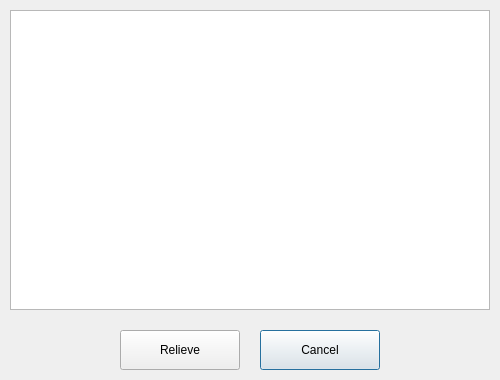
<?xml version="1.0" encoding="UTF-8"?>
<ui version="4.0">
 <class>FaultDialog</class>
 <widget class="QDialog" name="FaultDialog">
  <property name="geometry">
   <rect>
    <x>0</x>
    <y>0</y>
    <width>500</width>
    <height>380</height>
   </rect>
  </property>
  <property name="windowTitle">
   <string>FaultDialog</string>
  </property>
  <widget class="QPushButton" name="pbCancel">
   <property name="geometry">
    <rect>
     <x>260</x>
     <y>330</y>
     <width>120</width>
     <height>40</height>
    </rect>
   </property>
   <property name="text">
    <string>Cancel</string>
   </property>
  </widget>
  <widget class="QTextEdit" name="textEdit">
   <property name="geometry">
    <rect>
     <x>10</x>
     <y>10</y>
     <width>480</width>
     <height>300</height>
    </rect>
   </property>
  </widget>
  <widget class="QPushButton" name="pbRelieve">
   <property name="geometry">
    <rect>
     <x>120</x>
     <y>330</y>
     <width>120</width>
     <height>40</height>
    </rect>
   </property>
   <property name="text">
    <string>Relieve</string>
   </property>
  </widget>
 </widget>
 <layoutdefault spacing="6" margin="11"/>
 <resources/>
 <connections/>
</ui>
